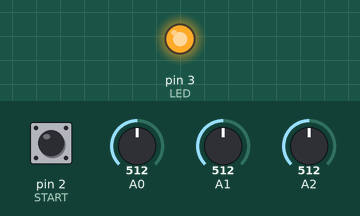
A sketch run on a simulated Arduino Uno, built with avr-gcc and run on an emulated ATmega328P. Shown: output pins drawn as LEDs (lit = HIGH). The inputs (shaded band) are chosen by the test bench; at power-on: pin 2 (START) HIGH, A0 = 512, A1 = 512, A2 = 512. The local clock reads 2024-03-15 10:24:30 at power-on unless the sketch sets it; storage starts empty; what the sketch prints to the serial monitor is not drawn.

Above: at 6.0 s.
6.1 s: pin 2 (START) pulled LOW for 3 s
At 9.6 s:
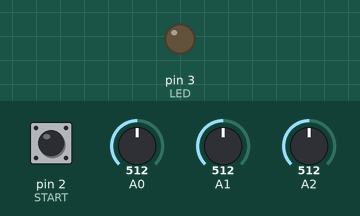
17.7 s: pin 2 (START) pulled LOW for 3 s
Timing chart, 0 to 28.0 s (numbered marks = the images above; inputs shaded):
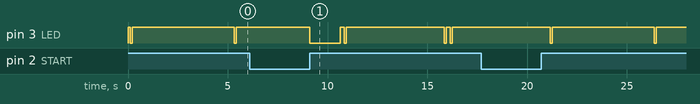

The sketch:

TemperatureLogger.ino
```cpp
// Project sponsor: Peter Clark
// Email: peterclark@me.com
// Creator: Cedar Lake Instruments LLC
// Date: August, 2018
//
// Description:
// Read three thermistors and save to SD card
//
// Arduino I/O
// Thermistors 1-3: A0-A2
// LED 5
// SD card
// 10 - CS

#include <SD.h>
#include <Wire.h>
#include <RTClib.h>
#include <SPI.h>
#include "Thermistor-103J-G1J.h"

volatile bool _triggered = false;
bool _logging = false;
// Define the Real Time Clock
RTC_PCF8523 _rtc;
// SD card
File _myFile;

//#define DEBUG
#define LINE_LEN 80
// Frequency of logging in milliseconds
#define LOG_INTERVAL 5000

// 1. Uncomment to set time
// 2. Program
// 3. Comment line out
// 4. Program again immediately
//#define FORCE_TIME_SET
//*******************  Pin definitions ************************
// LED
#define LED 3
// Start/stop logging
#define START 2

// SD card pins
#define CS 10
//***************************************************************

// Rapid blink if a hardware error occurs
// If blocking is true, halts here.
void errorBlink(int code, bool blocking = false)
{
	while (blocking)
	{
		for (int i = 0; i < code; i++)
		{
			digitalWrite(LED, LOW);
			delay(100);
			digitalWrite(LED, HIGH);
			delay(200);
		}
		delay(2000);
	}
}

void setup()
{
	pinMode(LED, OUTPUT);
	Serial.begin(9600);
	if (!_rtc.begin())
	{
		Serial.println("Couldn't find RTC");
		errorBlink(2);
	}

#ifdef FORCE_TIME_SET
    Serial.println("Overriding RTC time");
    _rtc.adjust(DateTime(F(__DATE__), F(__TIME__)));
#endif

	if (!_rtc.initialized())
	{
		Serial.println("Initializing RTC\n");
		_rtc.adjust(DateTime(F(__DATE__), F(__TIME__)));
	}
	else
	{
		Serial.println("RTC initialized");
	}

	Serial.println("Initializing SD card...");
	if (!SD.begin(CS))
	{
		Serial.println("SD card initialization failed!");
		errorBlink(5);
	}

	Serial.println("Initialization done");
	pinMode(START, INPUT_PULLUP);
	attachInterrupt(digitalPinToInterrupt(START), logIsr, RISING);

	digitalWrite(LED, HIGH);
	_triggered = false;
}

void loop()
{
	// Check for logging start/stop
	if (_triggered)
	{
		_triggered = false;
		if (_logging)
		{
			_logging = false;
			stopLog();
		}
		else
		{
			_logging = true;
			startLog();
		}
	}

	float t1 = readThermistorValue(A0);
	delay(50);
	float t2 = readThermistorValue(A1);
	delay(50);
	float t3 = readThermistorValue(A2);

	// Toggle activity LED
	digitalWrite(LED, LOW);
	delay(100);
	digitalWrite(LED, HIGH);
	delay(200);

	logData(t1 * 100, t2 * 100, t3 * 100);
	// Account for main LED toggle time
	delay(LOG_INTERVAL - 200);
}

// Reads the thermistor on channel
// Returns temperature in degrees C
double readThermistorValue(int channel)
{
	double r = readResistorOhms(channel);

	// Index 0 = -80C, index 379 = 300C
	const int TEMP_OFFSET = -80;
	const int END = 380;

	float temp = -9999.0;
	for (int i = START + 1; i < END; i++)
	{
		float currentTemp = pgm_read_float(&(TempToOhms[i]));
		if ( currentTemp < r)
		{
			float lastTemp = pgm_read_float(&TempToOhms[i-1]);
			temp = map(r, lastTemp, currentTemp, (float)i-1.0, (float)i) + TEMP_OFFSET;
			break;
		}
	}
	return temp;
}

// Reads a resistor on channel.
// Returns ohms.
double readResistorOhms(int channel)
{
	const double VIN = 5.0;
	const double R2 = 10000.0;
	int reading = analogRead(channel);

	double Vtherm = reading / 1024.0 * VIN;
	// Rx = R2/(Vin/Vo - 1)
	double resistance = R2 / (VIN / Vtherm - 1);

#ifdef DEBUG
	Serial.print("Resistance: "); Serial.println(resistance);
#endif
	return resistance;
}

// Rewrite of Arduino map() function for floats
float map(float x, float in_min, float in_max, float out_min, float out_max)
{
	float result = (x - in_min) * (out_max - out_min) / (in_max - in_min) + out_min;
	return result;
}

// Set the time
void setClock(String t)
{
	char char_t[15];
	memset(char_t, 0, 15);
	t.toCharArray(char_t, 15);
	int d, h, m, s, y = 2018, mo = 7, day=1;
	if (sscanf(char_t, "%d,%d:%d:%d", &d, &h, &m, &s) != 4)
	{
		Serial.print("Could not scan input: ");
		Serial.println(t);
		return;
	}

	DateTime now(y, mo, day, h, m, s);

	_rtc.adjust(DateTime(F(__DATE__), F(__TIME__)));
	Serial.print("Time set to ");
	Serial.println(char_t);
}

// Log the three temperature values
void logData(int v1, int v2, int v3)
{
	DateTime timeNow = _rtc.now();
	char buffer[LINE_LEN];
    snprintf(buffer, LINE_LEN, "%02d:%02d:%02d,%d.%d,%d.%d,%d.%d", timeNow.hour(), timeNow.minute(), timeNow.second(), v1/100,abs(v1%100),v2/100,abs(v2%100),v3/100,abs(v3%100));
	if (_logging)
	{
		// Write to file
		_myFile.println(buffer);
		// Toggle activity LED
		digitalWrite(LED, LOW);
		delay(100);
		digitalWrite(LED, HIGH);
	}
	Serial.println(buffer);
}

// Create log file
// Filename follows the format of ddTHHMM.csv
// where dd is the day of month and HH,MM are hour and minute in 24 hour format
void startLog()
{
	// open the file. note that only one file can be open at a time,
	// so you have to close this one before opening another.
	DateTime now = _rtc.now();
	char buffer[LINE_LEN];
	snprintf(buffer, LINE_LEN, "%02dT%02d%02d.csv", now.day(), now.hour(), now.minute() );
	Serial.print("Recording started: "); Serial.println(buffer);
	_myFile = SD.open(buffer, FILE_WRITE);
}

// Close the log file
void stopLog()
{
	_myFile.close();
	Serial.println("Recording stopped");
}

// ISR for the START interrupt
void logIsr()
{
	_triggered = true;

	// Feedback for pressing LED
	if (!_logging)
	{
		digitalWrite(LED, LOW);
		delay(100);
	}
}
```

Thermistor-103J-G1J.h
```cpp
#pragma once
// This is the resistance table for the 103J-G1J thermistor
// it goes from -80 to 300C in 1C intervals
//
#include <avr/pgmspace.h>
const float TempToOhms[] PROGMEM =
{
	// Resistance from -80C to +300C
	7389000.00,
	6757530.00,
	6184463.00,
	5664013.00,
	5190990.00,
	4760763.00,
	4369173.00,
	4012500.00,
	3687397.00,
	3390863.00,
	3120207.00,
	2872997.00,
	2647053.00,
	2440407.00,
	2251290.00,
	2078100.00,
	1919397.00,
	1773873.00,
	1640357.00,
	1517777.00,
	1405170.00,
	1301663.00,
	1206463.00,
	1118853.00,
	1038180.00,
	963849.00,
	895332.00,
	832130.00,
	773799.00,
	719934.00,
	670166.00,
	624159.00,
	581605.00,
	542225.00,
	505763.00,
	471985.00,
	440674.00,
	411640.00,
	384703.00,
	359700.00,
	336479.00,
	314904.00,
	294848.00,
	276194.00,
	258838.00,
	242681.00,
	227632.00,
	213610.00,
	200539.00,
	188349.00,
	176974.00,
	166356.00,
	156441.00,
	147177.00,
	138518.00,
	130421.00,
	122847.00,
	115759.00,
	109122.00,
	102906.00,
	97081.00,
	91621.00,
	86501.00,
	81698.00,
	77190.00,
	72957.00,
	68982.00,
	65246.00,
	61736.00,
	58434.00,
	55329.00,
	52407.00,
	49656.00,
	47066.00,
	44626.00,
	42327.00,
	40159.00,
	38115.00,
	36187.00,
	34368.00,
	32650.00,
	31029.00,
	29498.00,
	28052.00,
	26685.00,
	25392.00,
	24170.00,
	23013.00,
	21918.00,
	20882.00,
	19901.00,
	18971.00,
	18090.00,
	17255.00,
	16463.00,
	15712.00,
	14999.00,
	14323.00,
	13681.00,
	13072.00,
	12493.00,
	11942.00,
	11419.00,
	10922.00,
	10450.00,
	10000.00,
	9572.00,
	9165.00,
	8777.00,
	8408.00,
	8057.00,
	7722.00,
	7402.00,
	7098.00,
	6808.00,
	6531.00,
	6267.00,
	6015.00,
	5775.00,
	5545.00,
	5326.00,
	5117.00,
	4917.00,
	4725.00,
	4543.00,
	4368.00,
	4201.00,
	4041.00,
	3888.00,
	3742.00,
	3602.00,
	3468.00,
	3340.00,
	3217.00,
	3099.00,
	2986.00,
	2878.00,
	2774.00,
	2675.00,
	2579.00,
	2488.00,
	2400.00,
	2316.00,
	2235.00,
	2157.00,
	2083.00,
	2011.00,
	1942.00,
	1876.00,
	1813.00,
	1752.00,
	1693.00,
	1637.00,
	1582.00,
	1530.00,
	1480.00,
	1432.00,
	1385.00,
	1340.00,
	1297.00,
	1255.00,
	1215.00,
	1177.00,
	1140.00,
	1104.00,
	1070.00,
	1037.00,
	1005.00,
	973.80,
	944.10,
	915.50,
	887.80,
	861.20,
	835.40,
	810.60,
	786.60,
	763.50,
	741.20,
	719.60,
	698.70,
	678.60,
	659.10,
	640.30,
	622.20,
	604.60,
	587.60,
	571.20,
	555.30,
	539.90,
	525.00,
	510.60,
	496.70,
	483.20,
	470.10,
	457.50,
	445.30,
	433.40,
	421.90,
	410.80,
	400.00,
	389.60,
	379.40,
	369.60,
	360.10,
	350.90,
	341.90,
	333.20,
	324.80,
	316.60,
	308.70,
	301.00,
	293.50,
	286.30,
	279.20,
	272.40,
	265.80,
	259.30,
	253.10,
	247.00,
	241.10,
	235.30,
	229.70,
	224.30,
	219.00,
	213.90,
	208.90,
	204.10,
	199.40,
	194.80,
	190.30,
	186.10,
	181.85,
	177.71,
	173.69,
	169.77,
	165.96,
	162.25,
	158.63,
	155.12,
	151.70,
	148.36,
	145.12,
	141.96,
	138.88,
	135.88,
	132.95,
	130.11,
	127.33,
	124.63,
	122.00,
	119.43,
	116.92,
	114.48,
	112.10,
	109.78,
	107.52,
	105.31,
	103.16,
	101.06,
	99.01,
	97.02,
	95.07,
	93.16,
	91.31,
	89.49,
	87.72,
	86.00,
	84.31,
	82.67,
	81.06,
	79.49,
	77.96,
	76.46,
	75.00,
	73.57,
	72.17,
	70.81,
	69.48,
	68.18,
	66.90,
	65.66,
	64.44,
	63.26,
	62.09,
	60.96,
	59.85,
	58.76,
	57.70,
	56.66,
	55.65,
	54.65,
	53.68,
	52.73,
	51.80,
	50.89,
	50.00,
	49.13,
	48.27,
	47.44,
	46.62,
	45.82,
	45.04,
	44.27,
	43.52,
	42.78,
	42.06,
	41.36,
	40.67,
	39.99,
	39.33,
	38.68,
	38.04,
	37.42,
	36.81,
	36.21,
	35.62,
	35.05,
	34.49,
	33.93,
	33.39,
	32.86,
	32.34,
	31.83,
	31.33,
	30.84,
	30.36,
	29.89,
	29.43,
	28.97,
	28.53,
	28.09,
	27.66,
	27.24,
	26.83,
	26.42,
	26.03,
	25.64,
	25.26,
	24.88,
	24.51,
	24.15,
	23.80,
	23.45,
	23.11,
	22.77,
	22.44,
	22.12,
	21.80,
	21.49,
	21.18,
	20.88,
	20.58,
	20.29,
	20.01,
	19.73,
	19.45,
	19.18,
	18.91,
	18.65,
	18.39,
	18.14,
	17.89,
	17.65,
	17.41,
	17.17,
	16.94,
	16.72,
	16.49,
	16.27,
	16.06,
	15.84,
	15.63,
	15.43,
	15.23,
	15.03,
	14.83,
	14.64,
	14.45,
	14.26,
	14.08,
	13.90
};
```

Measured:
- by itself, pin 3 (LED): alternates HIGH for 5.1 s and LOW for 0.10 s
